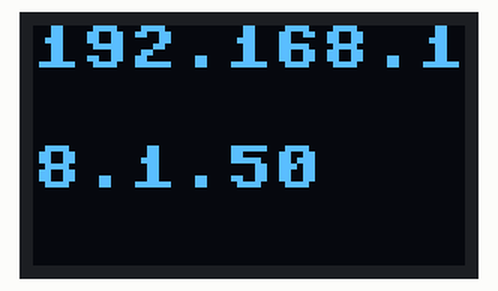
Bench run of a program on a simulated ESP32 board running MicroPython. Shown: 72×40 one-colour display. WiFi joins after 1.5 s. At 5.2 s the program stops and its outputs stay as they are.

Above: at 5.2 s.

The program:

bootOLED.py
```python
# This file is executed on every boot (including wake-boot from deepsleep)
#import esp
#esp.osdebug(None)
import uos, machine
#uos.dupterm(None, 1) # disable REPL on UART(0)
import gc
import webrepl
webrepl.start()
gc.collect()
# FN 20220713
import network, time

wifi_if=network.WLAN(network.STA_IF)
wifi_if.active(True) # conecta ao ap conectado anteriormente no ESP32-S2 e no ESP8266. No ESP32-C3, quando testei, não guardou.
wifi_if.connect('NameOfNetworkTP', '0123456789') # preenche se quiser mudar
time.sleep(5)
if (wifi_if.isconnected() == False) :
   wifi_if.active(False)
   wifi_if=network.WLAN(network.AP_IF)
   wifi_if.active(True)
   wifi_if.config(ssid='esp8266')
wifi_if.ifconfig()

from machine import Pin, I2C
import time
from ssd1306 import SSD1306_I2C

# Init Display
# scl and sda can be any pin on i2c bus 1
i2c  = I2C(0, scl=Pin(6), sda=Pin(5), freq=40000)
oled = SSD1306_I2C(72, 40, i2c)
# Title Screen
oled.fill(0)

oled.text(wifi_if.ifconfig()[0], 0, 0, 1)
oled.text(wifi_if.ifconfig()[0][6:], 0, 20, 1)
oled.show()
```
